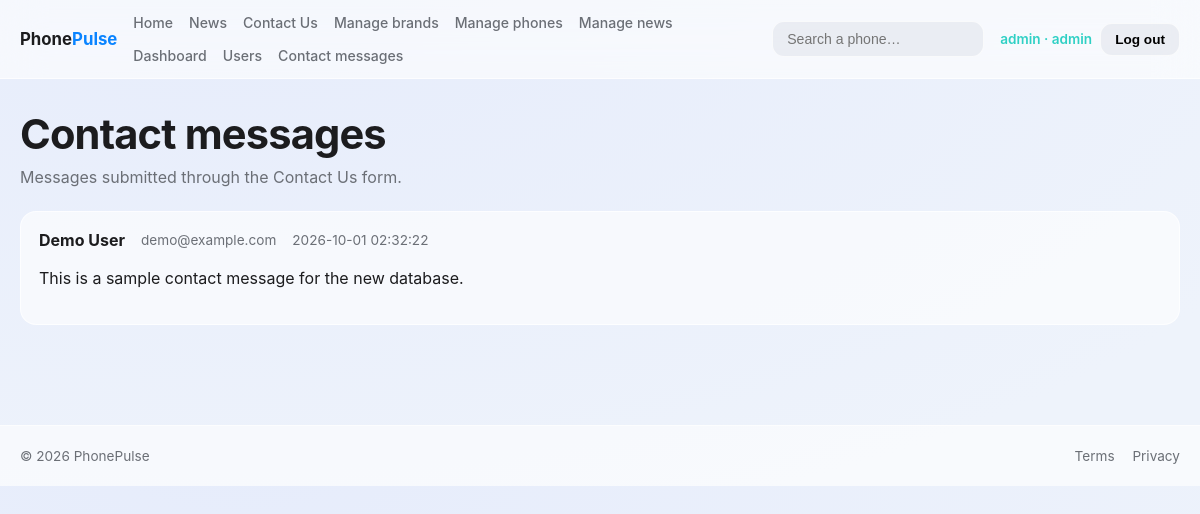
The page /contact-messages.php (signed in) on the database its author committed.
### tables this page shows
CREATE TABLE `contact_messages` (
  `id` INT UNSIGNED NOT NULL AUTO_INCREMENT,
  `name` VARCHAR(150) NOT NULL,
  `email` VARCHAR(255) NOT NULL,
  `message` TEXT NOT NULL,
  `created_at` TIMESTAMP NOT NULL DEFAULT CURRENT_TIMESTAMP,
  
  PRIMARY KEY (`id`)
);

### db.php (called while the page is built, shortened)
<?php
function get_db(): PDO
{
    static $pdo = null;
    if ($pdo === null) {
        $dsn = 'mysql:host=' . DB_HOST . ';dbname=' . DB_NAME . ';charset=utf8mb4';
        $pdo = new PDO($dsn, DB_USER, DB_PASS, [
            PDO::ATTR_ERRMODE            => PDO::ERRMODE_EXCEPTION,
            PDO::ATTR_DEFAULT_FETCH_MODE => PDO::FETCH_ASSOC,
            PDO::ATTR_EMULATE_PREPARES   => false,
        ]);
    }
    return $pdo;
}

### functions.php (called while the page is built, shortened)
<?php
require_once __DIR__ . '/db.php';
function e(?string $value): string
{
    return htmlspecialchars($value ?? '', ENT_QUOTES, 'UTF-8');
}
function get_contact_messages(): array
{
    return get_db()->query(
        'SELECT id, name, email, message, created_at
         FROM contact_messages
         ORDER BY created_at DESC'
    )->fetchAll();
}

### contact-messages.php (the view, shortened to what this page needs)
<?php
require_once __DIR__ . '/functions.php';
$messages = get_contact_messages();
require __DIR__ . '/header.php';
?>
<h1>Contact messages</h1>
<p class="sub">Messages submitted through the Contact Us form.</p>
<?php if (!$messages): ?>
  <p class="sub">There are no messages yet.</p>
<?php else: ?>
  <div class="contact-messages">
    <?php foreach ($messages as $message): ?>
      <article class="contact-message">
        <div class="contact-message-heading">
          <strong><?= e($message['name']) ?></strong>
          <a href="mailto:<?= e($message['email']) ?>"><?= e($message['email']) ?></a>
          <time><?= e($message['created_at']) ?></time>
        </div>
        <p><?= nl2br(e($message['message'])) ?></p>
      </article>
    <?php endforeach; ?>
  </div>
<?php endif; ?>
<?php require __DIR__ . '/footer.php'; ?>

### style.css (style rules this page uses)
:root { --bg1: #eef3fb; --bg2: #e6ecfb; --glass: rgba(255,255,255,0.6); --glass-brd: rgba(255,255,255,0.7); --ink: #1c1c1e; --muted: #6b6f76; --blue: #0a84ff; --teal: #2fd0c4; --red: #ff375f; --shadow: 0 8px 30px rgba(30,40,80,0.10); }
* { box-sizing: border-box; }
body { margin: 0; font-family: -apple-system, BlinkMacSystemFont, "Segoe UI", Inter, system-ui, sans-serif; color: var(--ink); background: radial-gradient(1200px 600px at 20% -10%, var(--bg2), var(--bg1)); }
a { color: inherit; text-decoration: none; }
h1 { font-size: clamp(1.8rem,4vw,2.6rem); letter-spacing: -0.02em; margin: 0 0 8px; }
.sub { color: var(--muted); margin: 0 0 24px; }
.contact-messages { display: grid; gap: 14px; }
.contact-message { padding: 18px; border: 1px solid var(--glass-brd); border-radius: 16px; background: var(--glass); }
.contact-message-heading { display: flex; align-items: center; flex-wrap: wrap; gap: 8px 16px; }
.contact-message-heading a, .contact-message-heading time { color: var(--muted); font-size: 0.85rem; }
.contact-message p { white-space: normal; line-height: 1.5; }

### rows shown on the page
contact_messages: name "Demo User", email "demo@example.com", created_at "2026-10-01 02:32:22", message "This is a sample contact message for the new database."

### other values the page prints
$user['username'] "admin"
$user['role'] "admin"
